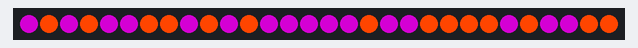
A sketch run on a simulated Arduino Uno, built with avr-gcc and run on an emulated ATmega328P. Shown: 30 RGB LEDs in strip order, left to right.

Above: at 0.1 s.
At 5.16 s:
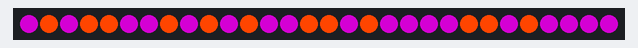
At 10.13 s:
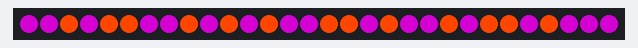
At 20.06 s:
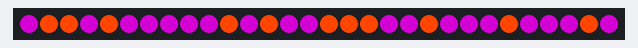
At 29.99 s:
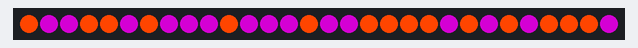
At 39.92 s:
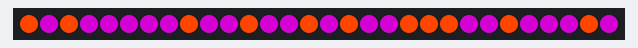

The sketch:

spook.ino
```cpp
#include <FastLED.h>

#define NUM_LEDS 30
#define DATA_PIN 6
#define DELAY_TIME 125

char text[] = "SPOOKYSCARYSKELETONSANDSHIVERSDOWNYOURSPINEEEEE";
//char text[] = "SPOOKYSCARY";
int index = 0;

CRGB leds[NUM_LEDS];

#define NUM_BITS ((sizeof(text) - 1) * sizeof(char) * 8)

bool index_to_bit(int index) {
    char c = text[index/(sizeof(char)*8)];
    int mask = ((1 << 7) >> (index % 8));
    return (mask & ((int) c)) != 0;
}

void populate_leds(int s) {
    for (int i = 0; i < NUM_LEDS; i++) {
        int bit_index = (i + s) % NUM_BITS;

        if(index_to_bit(bit_index)) {
            leds[i] = CRGB::OrangeRed;
        } else {
            leds[i] = CRGB::Purple;
        }
    }
    FastLED.show();
}

void setup() {
    text[sizeof(text) - 5] = 0xFF;
    text[sizeof(text) - 4] = 0x00;
    text[sizeof(text) - 3] = 0xFF;
    text[sizeof(text) - 2] = 0x00;
    Serial.begin(9600);
    FastLED.addLeds<NEOPIXEL, DATA_PIN>(leds, NUM_LEDS);
    populate_leds(index);
    FastLED.delay(DELAY_TIME);
}

void loop() {
    index++;
    populate_leds(index);
    FastLED.delay(DELAY_TIME);
}
```
